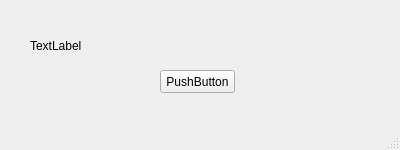
<?xml version="1.0" encoding="UTF-8"?>
<ui version="4.0">
 <class>MainWindow</class>
 <widget class="QMainWindow" name="MainWindow">
  <property name="geometry">
   <rect>
    <x>0</x>
    <y>0</y>
    <width>400</width>
    <height>150</height>
   </rect>
  </property>
  <property name="minimumSize">
   <size>
    <width>400</width>
    <height>150</height>
   </size>
  </property>
  <property name="maximumSize">
   <size>
    <width>400</width>
    <height>150</height>
   </size>
  </property>
  <property name="windowTitle">
   <string>Météo</string>
  </property>
  <widget class="QWidget" name="centralwidget">
   <widget class="QLabel" name="label">
    <property name="geometry">
     <rect>
      <x>30</x>
      <y>30</y>
      <width>331</width>
      <height>31</height>
     </rect>
    </property>
    <property name="text">
     <string>TextLabel</string>
    </property>
   </widget>
   <widget class="QPushButton" name="btnMAJour">
    <property name="geometry">
     <rect>
      <x>160</x>
      <y>70</y>
      <width>75</width>
      <height>23</height>
     </rect>
    </property>
    <property name="text">
     <string>PushButton</string>
    </property>
   </widget>
  </widget>
  <widget class="QMenuBar" name="menubar">
   <property name="geometry">
    <rect>
     <x>0</x>
     <y>0</y>
     <width>400</width>
     <height>21</height>
    </rect>
   </property>
  </widget>
  <widget class="QStatusBar" name="statusbar"/>
 </widget>
 <resources/>
 <connections/>
</ui>
